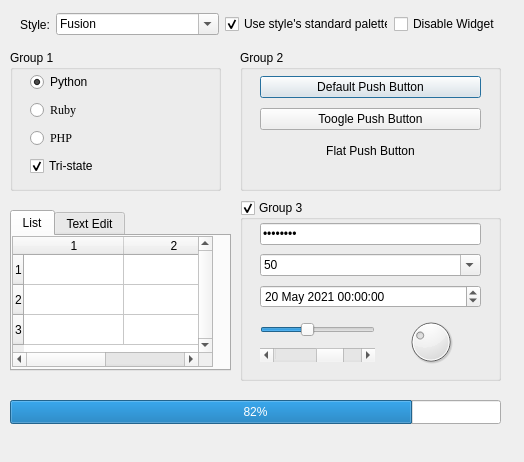
<?xml version="1.0" encoding="UTF-8"?>
<ui version="4.0">
 <class>MainWindow</class>
 <widget class="QMainWindow" name="MainWindow">
  <property name="windowModality">
   <enum>Qt::WindowModal</enum>
  </property>
  <property name="enabled">
   <bool>true</bool>
  </property>
  <property name="geometry">
   <rect>
    <x>0</x>
    <y>0</y>
    <width>524</width>
    <height>462</height>
   </rect>
  </property>
  <property name="contextMenuPolicy">
   <enum>Qt::NoContextMenu</enum>
  </property>
  <property name="acceptDrops">
   <bool>false</bool>
  </property>
  <property name="windowTitle">
   <string>Styles</string>
  </property>
  <property name="statusTip">
   <string/>
  </property>
  <property name="unifiedTitleAndToolBarOnMac">
   <bool>false</bool>
  </property>
  <widget class="QWidget" name="centralwidget">
   <widget class="QWidget" name="horizontalLayoutWidget">
    <property name="geometry">
     <rect>
      <x>20</x>
      <y>10</y>
      <width>481</width>
      <height>29</height>
     </rect>
    </property>
    <layout class="QHBoxLayout" name="horizontalLayout">
     <item>
      <widget class="QLabel" name="label">
       <property name="text">
        <string>Style:</string>
       </property>
      </widget>
     </item>
     <item>
      <widget class="QFontComboBox" name="fontComboBox">
       <property name="currentText">
        <string>Fusion</string>
       </property>
      </widget>
     </item>
     <item>
      <widget class="QCheckBox" name="checkBox_2">
       <property name="text">
        <string>Use style's standard palette</string>
       </property>
       <property name="checked">
        <bool>true</bool>
       </property>
      </widget>
     </item>
     <item>
      <widget class="QCheckBox" name="checkBox">
       <property name="text">
        <string>Disable Widget</string>
       </property>
      </widget>
     </item>
    </layout>
   </widget>
   <widget class="QGroupBox" name="groupBox">
    <property name="geometry">
     <rect>
      <x>10</x>
      <y>50</y>
      <width>211</width>
      <height>141</height>
     </rect>
    </property>
    <property name="title">
     <string>Group 1</string>
    </property>
    <widget class="QWidget" name="verticalLayoutWidget">
     <property name="geometry">
      <rect>
       <x>20</x>
       <y>20</y>
       <width>161</width>
       <height>111</height>
      </rect>
     </property>
     <layout class="QVBoxLayout" name="verticalLayout">
      <item>
       <widget class="QRadioButton" name="radioButton">
        <property name="text">
         <string>Python</string>
        </property>
        <property name="checked">
         <bool>true</bool>
        </property>
       </widget>
      </item>
      <item>
       <widget class="QRadioButton" name="radioButton_2">
        <property name="font">
         <font>
          <family>Times New Roman</family>
         </font>
        </property>
        <property name="text">
         <string>Ruby</string>
        </property>
       </widget>
      </item>
      <item>
       <widget class="QRadioButton" name="radioButton_3">
        <property name="font">
         <font>
          <family>Times New Roman</family>
         </font>
        </property>
        <property name="text">
         <string>PHP</string>
        </property>
       </widget>
      </item>
      <item>
       <widget class="QCheckBox" name="checkBox_3">
        <property name="text">
         <string>Tri-state</string>
        </property>
        <property name="checked">
         <bool>true</bool>
        </property>
        <property name="autoRepeat">
         <bool>false</bool>
        </property>
        <property name="autoExclusive">
         <bool>false</bool>
        </property>
        <property name="tristate">
         <bool>true</bool>
        </property>
       </widget>
      </item>
     </layout>
    </widget>
   </widget>
   <widget class="QGroupBox" name="groupBox_2">
    <property name="geometry">
     <rect>
      <x>240</x>
      <y>50</y>
      <width>261</width>
      <height>141</height>
     </rect>
    </property>
    <property name="title">
     <string>Group 2</string>
    </property>
    <widget class="QWidget" name="verticalLayoutWidget_2">
     <property name="geometry">
      <rect>
       <x>20</x>
       <y>20</y>
       <width>221</width>
       <height>101</height>
      </rect>
     </property>
     <layout class="QVBoxLayout" name="verticalLayout_2">
      <property name="spacing">
       <number>4</number>
      </property>
      <item>
       <widget class="QPushButton" name="pushButton">
        <property name="text">
         <string>Default Push Button</string>
        </property>
        <property name="autoDefault">
         <bool>false</bool>
        </property>
        <property name="default">
         <bool>true</bool>
        </property>
       </widget>
      </item>
      <item>
       <widget class="QPushButton" name="pushButton_2">
        <property name="text">
         <string>Toogle Push Button</string>
        </property>
        <property name="autoRepeat">
         <bool>false</bool>
        </property>
        <property name="autoExclusive">
         <bool>false</bool>
        </property>
        <property name="autoDefault">
         <bool>true</bool>
        </property>
        <property name="default">
         <bool>false</bool>
        </property>
       </widget>
      </item>
      <item>
       <widget class="QPushButton" name="pushButton_3">
        <property name="text">
         <string>Flat Push Button</string>
        </property>
        <property name="flat">
         <bool>true</bool>
        </property>
       </widget>
      </item>
     </layout>
    </widget>
   </widget>
   <widget class="QTabWidget" name="tabWidget">
    <property name="geometry">
     <rect>
      <x>10</x>
      <y>210</y>
      <width>221</width>
      <height>161</height>
     </rect>
    </property>
    <property name="tabPosition">
     <enum>QTabWidget::North</enum>
    </property>
    <property name="tabShape">
     <enum>QTabWidget::Rounded</enum>
    </property>
    <property name="currentIndex">
     <number>0</number>
    </property>
    <widget class="QWidget" name="tab">
     <attribute name="title">
      <string>List</string>
     </attribute>
     <widget class="QTableWidget" name="tableWidget">
      <property name="geometry">
       <rect>
        <x>0</x>
        <y>0</y>
        <width>201</width>
        <height>131</height>
       </rect>
      </property>
      <property name="mouseTracking">
       <bool>false</bool>
      </property>
      <property name="verticalScrollBarPolicy">
       <enum>Qt::ScrollBarAlwaysOn</enum>
      </property>
      <property name="horizontalScrollBarPolicy">
       <enum>Qt::ScrollBarAlwaysOn</enum>
      </property>
      <property name="sizeAdjustPolicy">
       <enum>QAbstractScrollArea::AdjustIgnored</enum>
      </property>
      <property name="autoScroll">
       <bool>true</bool>
      </property>
      <property name="dragEnabled">
       <bool>false</bool>
      </property>
      <property name="alternatingRowColors">
       <bool>false</bool>
      </property>
      <property name="showGrid">
       <bool>true</bool>
      </property>
      <property name="sortingEnabled">
       <bool>false</bool>
      </property>
      <property name="rowCount">
       <number>3</number>
      </property>
      <property name="columnCount">
       <number>2</number>
      </property>
      <attribute name="horizontalHeaderVisible">
       <bool>true</bool>
      </attribute>
      <attribute name="horizontalHeaderCascadingSectionResizes">
       <bool>false</bool>
      </attribute>
      <row/>
      <row/>
      <row/>
      <column/>
      <column/>
      <item row="0" column="0">
       <property name="background">
        <brush brushstyle="NoBrush">
         <color alpha="60">
          <red>0</red>
          <green>0</green>
          <blue>0</blue>
         </color>
        </brush>
       </property>
      </item>
     </widget>
    </widget>
    <widget class="QWidget" name="tab_2">
     <attribute name="title">
      <string>Text Edit</string>
     </attribute>
     <widget class="QTextEdit" name="textEdit">
      <property name="geometry">
       <rect>
        <x>0</x>
        <y>0</y>
        <width>271</width>
        <height>151</height>
       </rect>
      </property>
     </widget>
    </widget>
   </widget>
   <widget class="QGroupBox" name="groupBox_3">
    <property name="geometry">
     <rect>
      <x>240</x>
      <y>200</y>
      <width>261</width>
      <height>181</height>
     </rect>
    </property>
    <property name="title">
     <string>Group 3</string>
    </property>
    <property name="checkable">
     <bool>true</bool>
    </property>
    <widget class="QWidget" name="verticalLayoutWidget_3">
     <property name="geometry">
      <rect>
       <x>20</x>
       <y>20</y>
       <width>221</width>
       <height>153</height>
      </rect>
     </property>
     <layout class="QVBoxLayout" name="verticalLayout_3">
      <item>
       <widget class="QLineEdit" name="lineEdit">
        <property name="inputMask">
         <string notr="true">••••••••</string>
        </property>
        <property name="text">
         <string>••••••••</string>
        </property>
        <property name="maxLength">
         <number>8</number>
        </property>
        <property name="readOnly">
         <bool>false</bool>
        </property>
        <property name="placeholderText">
         <string>•••••••</string>
        </property>
       </widget>
      </item>
      <item>
       <widget class="QComboBox" name="comboBox">
        <property name="editable">
         <bool>true</bool>
        </property>
        <property name="currentText">
         <string>50</string>
        </property>
       </widget>
      </item>
      <item>
       <widget class="QDateTimeEdit" name="dateTimeEdit">
        <property name="date">
         <date>
          <year>2021</year>
          <month>5</month>
          <day>20</day>
         </date>
        </property>
       </widget>
      </item>
      <item>
       <layout class="QHBoxLayout" name="horizontalLayout_2">
        <item>
         <layout class="QVBoxLayout" name="verticalLayout_5">
          <item>
           <widget class="QSlider" name="horizontalSlider">
            <property name="sliderPosition">
             <number>40</number>
            </property>
            <property name="orientation">
             <enum>Qt::Horizontal</enum>
            </property>
            <property name="invertedAppearance">
             <bool>false</bool>
            </property>
            <property name="invertedControls">
             <bool>false</bool>
            </property>
            <property name="tickPosition">
             <enum>QSlider::NoTicks</enum>
            </property>
           </widget>
          </item>
          <item>
           <widget class="QScrollBar" name="horizontalScrollBar">
            <property name="sliderPosition">
             <number>70</number>
            </property>
            <property name="orientation">
             <enum>Qt::Horizontal</enum>
            </property>
           </widget>
          </item>
         </layout>
        </item>
        <item>
         <widget class="QDial" name="dial">
          <property name="value">
           <number>30</number>
          </property>
         </widget>
        </item>
        <item>
         <layout class="QVBoxLayout" name="verticalLayout_4"/>
        </item>
       </layout>
      </item>
     </layout>
    </widget>
   </widget>
   <widget class="QWidget" name="verticalLayoutWidget_6">
    <property name="geometry">
     <rect>
      <x>10</x>
      <y>420</y>
      <width>561</width>
      <height>31</height>
     </rect>
    </property>
    <layout class="QVBoxLayout" name="verticalLayout_6"/>
   </widget>
   <widget class="QProgressBar" name="progressBar">
    <property name="geometry">
     <rect>
      <x>10</x>
      <y>400</y>
      <width>491</width>
      <height>24</height>
     </rect>
    </property>
    <property name="value">
     <number>82</number>
    </property>
    <property name="invertedAppearance">
     <bool>false</bool>
    </property>
   </widget>
  </widget>
 </widget>
 <resources/>
 <connections/>
</ui>
